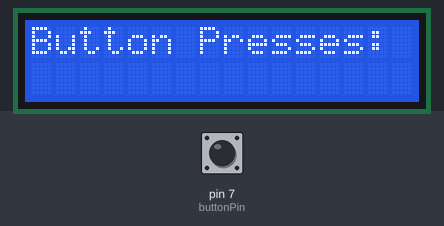
Bench run of a sketch on a simulated Arduino Uno, built with avr-gcc and run on an emulated ATmega328P. On the bench: 16×2 character LCD. Inputs (shaded band) come from the test bench; at power-on: pin 7 (buttonPin) LOW. What the sketch prints to the serial monitor is not drawn.

Above: at 1.2 s.
1.3 s: pin 7 (buttonPin) pulled HIGH for 0.15 s
At 2.5 s:
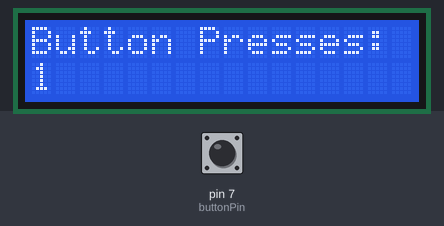
2.9 s: pin 7 (buttonPin) pulled HIGH for 1 s
At 3.7 s:
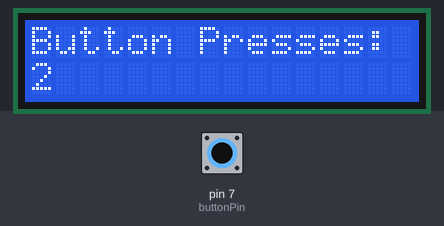
5.4 s: pin 7 (buttonPin) pulled HIGH for 0.15 s
At 5.7 s:
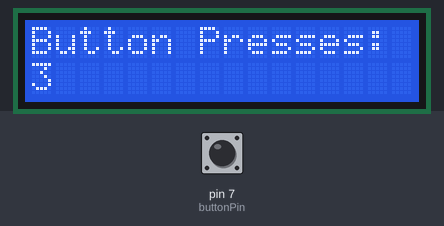
7.0 s: pin 7 (buttonPin) pulled HIGH for 1 s
At 8.0 s:
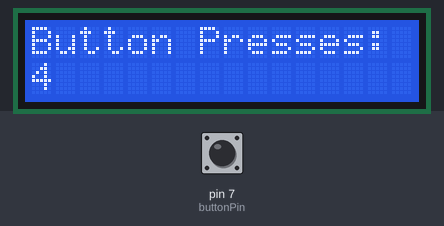
Timing chart, 0 to 7.9 s (numbered marks = the images above; inputs shaded):
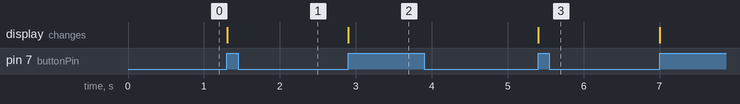

The sketch:

lcdButton.ino
```cpp
// Ben Ewing
// engineering 2
// 9/4/19
// lcd backpack to print button presses on the lcd screen
int buttonPin = 7; // arduino pin connected to button
int buttonState = 0;
int counter = 0;
int previousbuttonState = 0;
#include <Wire.h>
#include <LCD.h>
#include <LiquidCrystal_I2C.h>
LiquidCrystal_I2C lcd(0x27, 2, 1, 0, 4, 5, 6, 7);
void setup()
{
  pinMode(buttonPin, INPUT);
  lcd.begin(16, 2);
  lcd.setBacklightPin(3, POSITIVE);
  lcd.setBacklight(HIGH);
  lcd.print("Button Presses:"); // first line for LCD
  Serial.begin(9600);
}

void loop()
{
  buttonState = digitalRead(buttonPin); // checks if the button is pressed
  lcd.setCursor(0, 1); // puts the cursor in column 0 row 1
  if (buttonState == HIGH && previousbuttonState == LOW)
  {
    counter += 1; // counter goes up by one
    lcd.print(counter); // lcd displays the counter
  }
  previousbuttonState = buttonState;
  // else statement not needed
  Serial.print("");
  Serial.println(counter); // Serial monitor prints the counter
}
```

Measured:
- after the input at 1.3 s, the display: changes at once (image 1)
- after the input at 2.9 s, the display: changes at once (image 2)
- after the input at 5.4 s, the display: changes at once (image 3)
